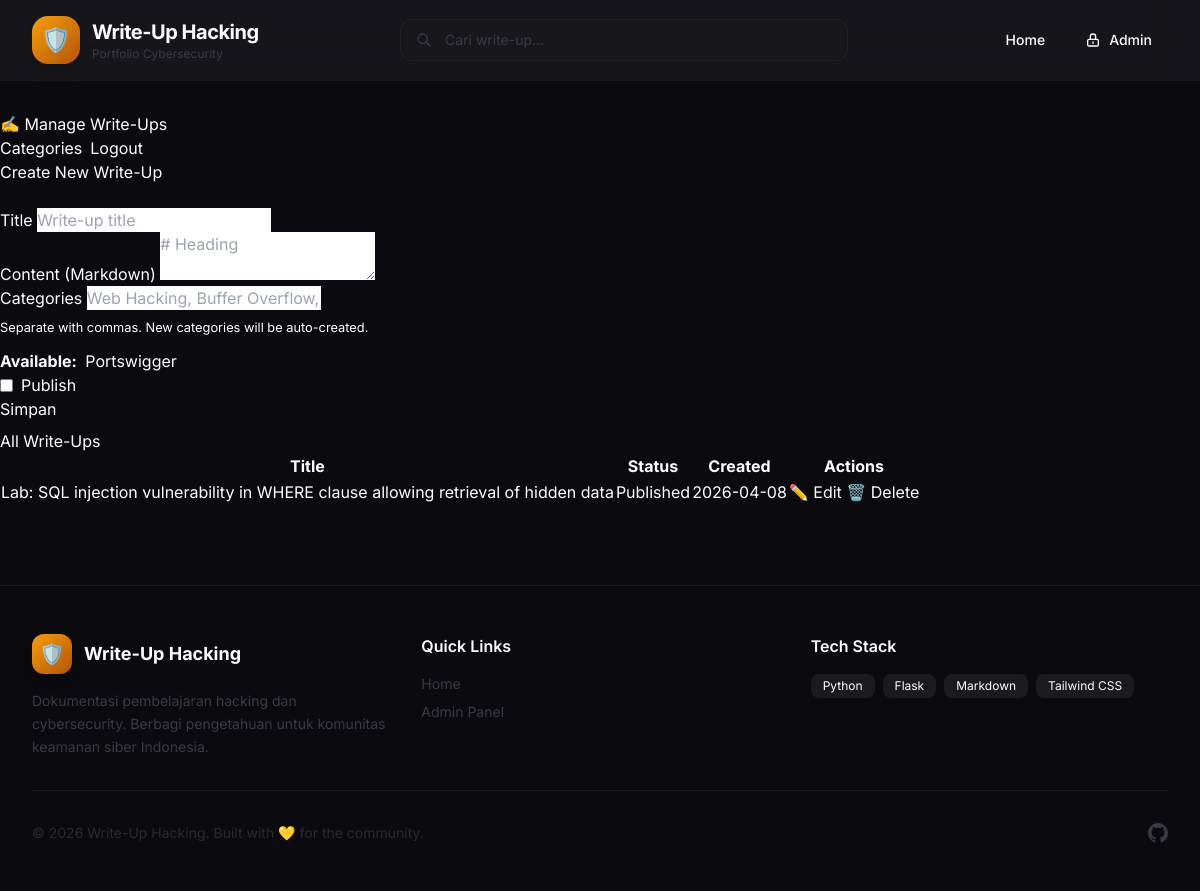
The app's page /admin/writeups (signed in) with its own data.
### tables this page shows
CREATE TABLE categories (
    id INTEGER PRIMARY KEY AUTOINCREMENT,
    name TEXT NOT NULL UNIQUE,
    slug TEXT NOT NULL UNIQUE,
    created_at DATETIME DEFAULT CURRENT_TIMESTAMP
);

CREATE TABLE writeups (
    id INTEGER PRIMARY KEY AUTOINCREMENT,
    title TEXT NOT NULL,
    slug TEXT NOT NULL UNIQUE,
    content_md TEXT NOT NULL,
    is_published BOOLEAN NOT NULL DEFAULT 0,
    created_at DATETIME DEFAULT CURRENT_TIMESTAMP
);

### app.py (the view, shortened to what this page needs)
@app.route('/admin/writeups', methods=['GET', 'POST'])
@login_required
def admin_writeups():
    db = get_db()
    form = WriteupForm()
    return render_template('admin/writeups.html', form=form,
                           writeups=db.execute('SELECT * FROM writeups ORDER BY created_at DESC').fetchall(),
                           categories=db.execute('SELECT name FROM categories ORDER BY name').fetchall())

### app.py
class WriteupForm(FlaskForm):
    title = StringField('Judul', validators=[DataRequired()])
    content_md = TextAreaField('Konten Markdown', validators=[DataRequired()])
    categories = StringField('Kategori (pisah koma)', validators=[DataRequired()])
    is_published = BooleanField('Publish')
    submit = SubmitField('Simpan')

### app.py (called while the page is built)
def get_db():
    if 'db' not in g:
        g.db = sqlite3.connect(app.config['DATABASE'])
        g.db.row_factory = sqlite3.Row
        g.db.execute("PRAGMA foreign_keys = ON;")
    return g.db

def login_required(f):
    @wraps(f)
    def decorated(*args, **kwargs):
        if 'admin_id' not in session:
            flash('Silakan login.', 'warning')
            return redirect(url_for('admin_login'))
        return f(*args, **kwargs)
    return decorated

### templates/admin/writeups.html (shortened to what this page needs)
{% extends "base.html" %}
{% block content %}
<div class="admin-header">
  <h2>✍️ Manage Write-Ups</h2>
  <div class="flex gap-2">
    <a href="{{ url_for('admin_categories') }}" class="btn btn-secondary">Categories</a>
    <a href="{{ url_for('admin_logout') }}" class="btn btn-danger">Logout</a>
  </div>
</div>
<div class="card">
  <h3>Create New Write-Up</h3>
  <form method="post" style="margin-top: 1.5rem;">
    <div class="form-group">
      <label for="title">Title</label>
      {{ form.title(id="title", placeholder="Write-up title") }}
    </div>
    <div class="form-group">
      <label for="content_md">Content (Markdown)</label>
      {{ form.content_md(id="content_md", placeholder="# Heading\n\nYour content here...") }}
    </div>
    <div class="form-group">
      <label>Categories</label>
      {{ form.categories(placeholder="Web Hacking, Buffer Overflow, OSINT") }}
      <small style="color: var(--text-secondary); display: block; margin-top: 0.5rem;">
        Separate with commas. New categories will be auto-created.
      </small>
      {% if categories %}
        <div style="margin-top: 0.75rem;">
          <strong style="color: var(--accent);">Available:</strong>
          {% for c in categories %}
            <span class="badge" style="margin: 0.25rem;">{{ c.name }}</span>
          {% endfor %}
        </div>
      {% endif %}
    </div>
    <div class="form-group">
      <label style="display: flex; align-items: center; gap: 0.5rem; cursor: pointer;">
        {{ form.is_published() }}
        <span>{{ form.is_published.label.text }}</span>
      </label>
    </div>
    {{ form.submit(class="btn") }}
  </form>
</div>
<div class="card mt-2">
  <h3>All Write-Ups</h3>
  <table>
    <thead>
      <tr>
        <th>Title</th>
        <th>Status</th>
        <th>Created</th>
        <th>Actions</th>
      </tr>
    </thead>
    <tbody>
      {% for w in writeups %}
        <tr>
          <td><a href="{{ url_for('writeup_detail', slug=w.slug) }}" target="_blank">{{ w.title }}</a></td>
          <td>
            {% if w.is_published %}
              <span class="badge" style="background: var(--success); color: white;">Published</span>
            {% else %}
              <span class="badge" style="background: var(--warning); color: black;">Draft</span>
            {% endif %}
          </td>
          <td>{{ w.created_at[:10] }}</td>
          <td>
            <a href="{{ url_for('admin_wu_edit', id=w.id) }}" class="btn btn-sm btn-secondary">✏️ Edit</a>
            <form method="post" action="{{ url_for('admin_wu_delete', id=w.id) }}" style="display: inline;" onsubmit="return confirm('Delete this write-up?')">
              <button type="submit" class="btn btn-sm btn-danger">🗑️ Delete</button>
            </form>
          </td>
        </tr>
      {% else %}
        <tr>
          <td colspan="4" class="text-center" style="color: var(--text-secondary);">No write-ups yet</td>
        </tr>
      {% endfor %}
    </tbody>
  </table>
</div>
{% endblock %}

### templates/base.html (style rules this page uses)
* { -webkit-font-smoothing: antialiased; -moz-osx-font-smoothing: grayscale; }
html { scroll-behavior: smooth; }
body { font-feature-settings: 'cv02', 'cv03', 'cv04', 'cv11'; }

### records on screen
categories: name "Portswigger"
writeups: title "Lab: SQL injection vulnerability in WHERE clause allowing retrieval of hidden data", is_published "Published", created_at "2026-04-08"
